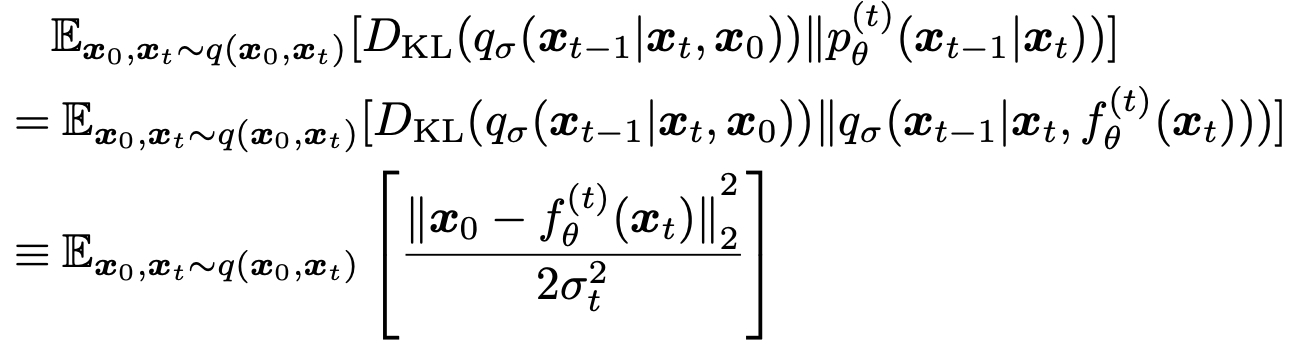
#> input picture examples/data/basic/element_imgs/block_formula.jpeg, 1302 x 348 px
$ python -i utils.py   (imports and definitions only)
#> lines starting #> are read from the running program, lines starting #| are printed output that depends on the picture; after the words box and inside, x2 and y2 are one past the last pixel; in counts of white or black regions, pixels touching at a corner belong together
#> further down, picture is the input picture: PIL image 1302x348 RGB; min 0, max 255, mean 241.9
"""
Copyright (c) 2025 Bytedance Ltd. and/or its affiliates
SPDX-License-Identifier: MIT
"""

import copy
import io
import json
import os
import re
from dataclasses import dataclass
from typing import List, Tuple

import cv2
import numpy as np
import pymupdf
from PIL import Image, ImageDraw, ImageFont

from src.utils.markdown_utils import MarkdownConverter


# [70 lines left out: functions save_figure_to_local, convert_pdf_to_images, not called in this run]


def is_pdf_file(file_path):
    """Check if file is a PDF"""
    return file_path.lower().endswith(".pdf")


# [134 lines left out: functions save_combined_pdf_results, check_coord_valid, adjust_box_edges, not called in this run]


@dataclass
class ImageDimensions:
    """Class to store image dimensions"""

    original_w: int
    original_h: int
    padded_w: int
    padded_h: int


# [220 lines left out: functions map_to_original_coordinates, map_to_relevant_coordinates, process_coordinates, prepare_image, setup_output_dirs, save_outputs and 1 more, not called in this run]


def crop_margin(img: Image.Image) -> Image.Image:
    """Crop margins from image"""
    try:
        width, height = img.size
#> width = 1302; height = 348
        if width == 0 or height == 0:
            print("Warning: Image has zero width or height")
            return img

        data = np.array(img.convert("L"))
        data = data.astype(np.uint8)
        max_val = data.max()
#> max_val = 255
        min_val = data.min()
#> min_val = 0
        if max_val == min_val:
            return img
        data = (data - min_val) / (max_val - min_val) * 255
        gray = 255 * (data < 200).astype(np.uint8)
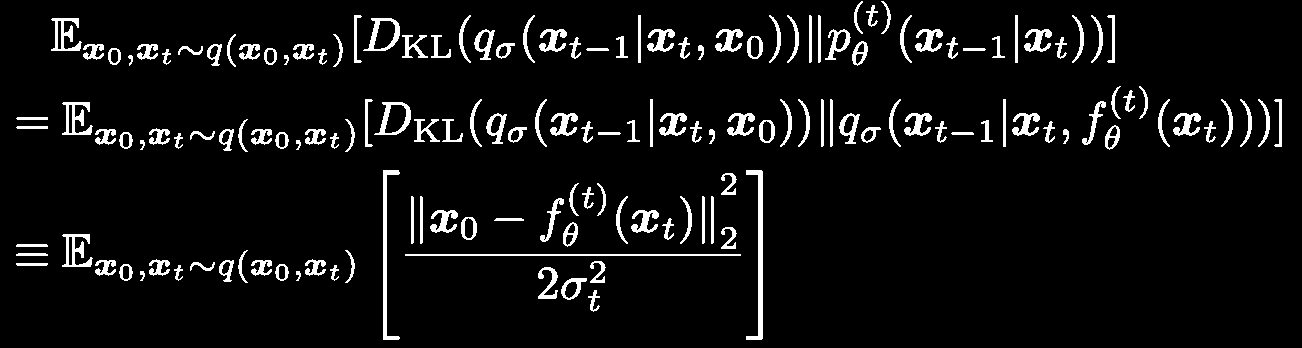
#> gray: shape (348, 1302); 6.1% white; 158 white regions, largest, box (x1, y1, x2, y2) and area: (746, 170, 763, 340) 956, (383, 170, 400, 340) 792, (405, 254, 741, 256) 672

        coords = cv2.findNonZero(gray)  # Find all non-zero points (text)
#> coords = contour of 27840 points, box (x1, y1, x2, y2) (16, 1, 1282, 340), area 72152
        if coords is None:
            return img
        a, b, w, h = cv2.boundingRect(coords)  # Find minimum spanning bounding box
#> a = 16; b = 1; w = 1266; h = 339

        # Ensure crop coordinates are within image bounds
        a = max(0, a)
        b = max(0, b)
        w = min(w, width - a)
        h = min(h, height - b)

        # Only crop if we have a valid region
        if w > 0 and h > 0:
            return img.crop((a, b, a + w, b + h))
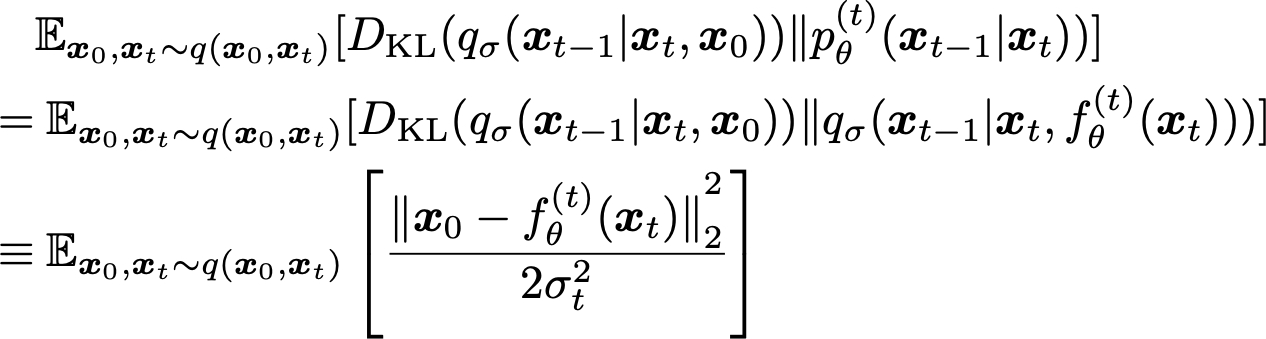
#> returned value: PIL image 1266x339 RGB; min 0, max 255, mean 241.2
        return img
    except Exception as e:
        print(f"crop_margin error: {str(e)}")
        return img  # Return original image on error

>>> from PIL import Image
>>> picture = Image.open('../../examples/data/basic/element_imgs/block_formula.jpeg')
>>> result = crop_margin(picture)

$ run again, on examples/data/basic/element_imgs/line_formula.jpeg
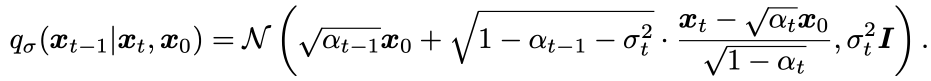
#> input picture examples/data/basic/element_imgs/line_formula.jpeg, 1862 x 162 px (shown at 1/2 size)
#> picture is the input picture: PIL image 1862x162 RGB; min 0, max 255, mean 241
#> max_val = 255
#> min_val = 0
#> in crop_margin, `gray = 255 * (data < 200).astype(np.uint8)`:
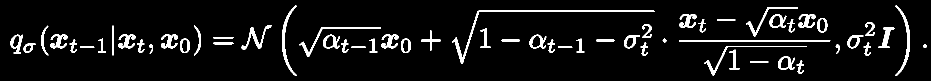
#> gray: shape (162, 1862) (shown at 1/2 size); 6.4% white; 59 white regions, largest, box (x1, y1, x2, y2) and area: (904, 21, 1309, 128) 1759, (1358, 80, 1661, 83) 907, (564, 11, 593, 152) 783
#> coords = contour of 19243 points, box (x1, y1, x2, y2) (21, 11, 1854, 152), area 15404
#> a = 21; b = 11; w = 1833; h = 141
#> in crop_margin, `return img.crop((a, b, a + w, b + h))`:
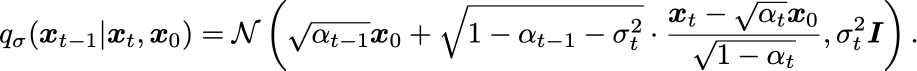
#> returned value: PIL image 1833x141 RGB (shown at 1/2 size); min 0, max 255, mean 238.6

$ run again, on examples/data/basic/element_imgs/para_3.jpeg
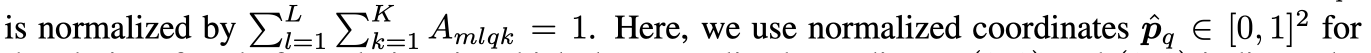
#> input picture examples/data/basic/element_imgs/para_3.jpeg, 2742 x 106 px (shown at 1/2 size)
#> picture is the input picture: PIL image 2742x106 RGB; min 0, max 255, mean 228.7
#> max_val = 255
#> min_val = 0
#> in crop_margin, `gray = 255 * (data < 200).astype(np.uint8)`:
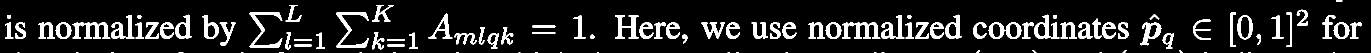
#> gray: shape (106, 2742) (shown at 1/2 size); 11.6% white; 110 white regions (23 under 20 px), largest, box (x1, y1, x2, y2) and area: (499, 25, 565, 95) 1154, (672, 25, 738, 95) 1154, (145, 45, 221, 77) 1134
#> coords = contour of 33670 points, box (x1, y1, x2, y2) (10, 0, 2723, 106), area 129306
#> a = 10; b = 0; w = 2713; h = 106
#> in crop_margin, `return img.crop((a, b, a + w, b + h))`:
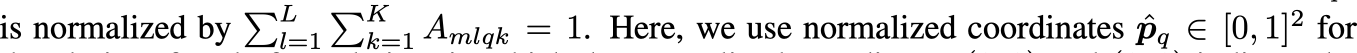
#> returned value: PIL image 2713x106 RGB (shown at 1/2 size); min 0, max 255, mean 228.4

$ run again, on examples/data/basic/element_imgs/table_1.jpeg
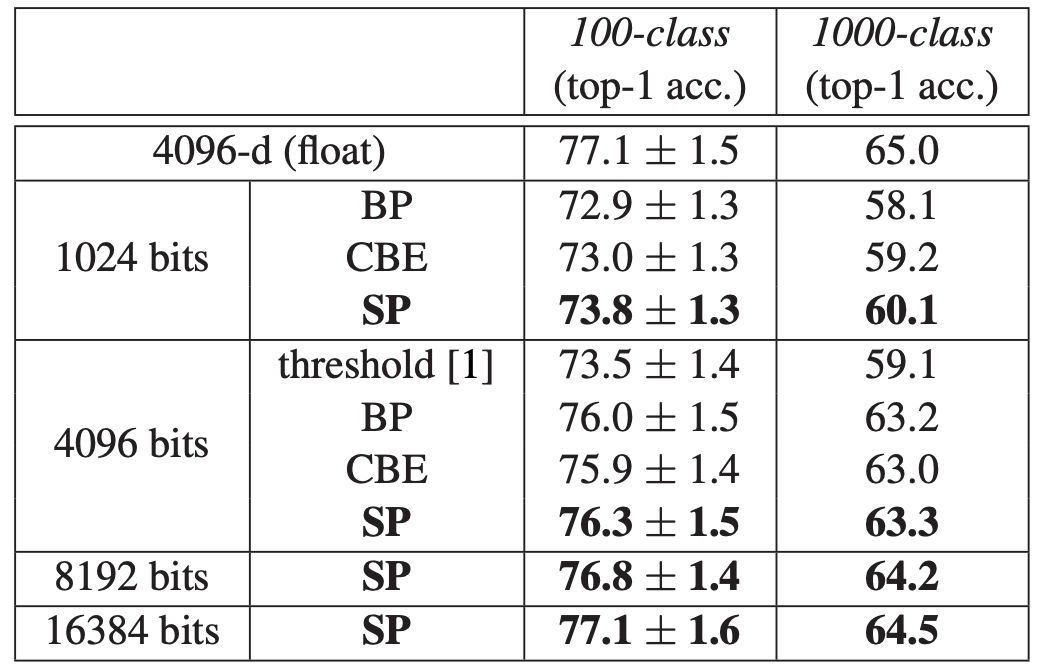
#> input picture examples/data/basic/element_imgs/table_1.jpeg, 1044 x 670 px
#> picture is the input picture: PIL image 1044x670 RGB; mean R, G, B 235.1, 234.8, 234.9
#> max_val = 255
#> min_val = 0
#> in crop_margin, `gray = 255 * (data < 200).astype(np.uint8)`:
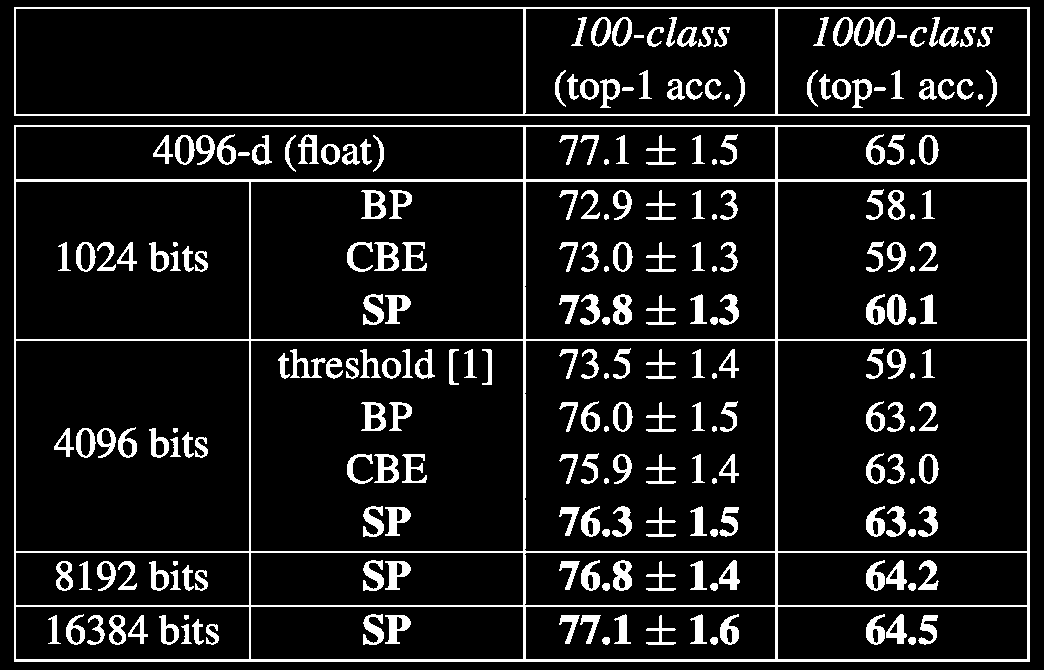
#> gray: shape (670, 1044); 10.5% white; 241 white regions, largest, box (x1, y1, x2, y2) and area: (14, 125, 1030, 662) 20912, (14, 7, 1030, 116) 5218, (361, 190, 386, 219) 402
#> coords = contour of 73707 points, box (x1, y1, x2, y2) (14, 7, 1030, 662), area 0
#> a = 14; b = 7; w = 1016; h = 655
#> in crop_margin, `return img.crop((a, b, a + w, b + h))`:
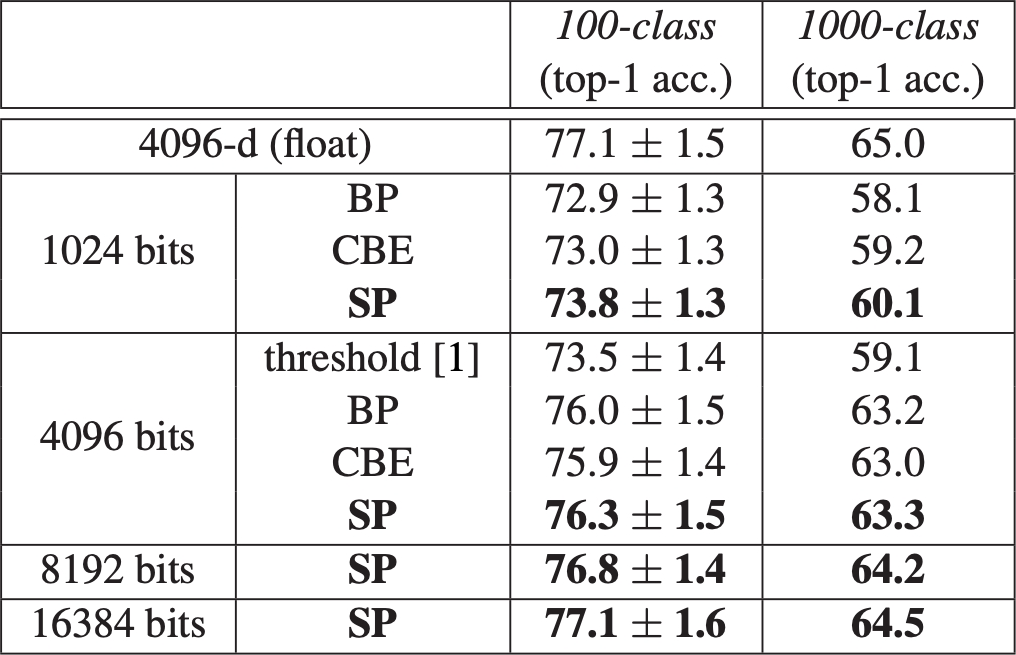
#> returned value: PIL image 1016x655 RGB; mean R, G, B 234.1, 233.8, 233.9
